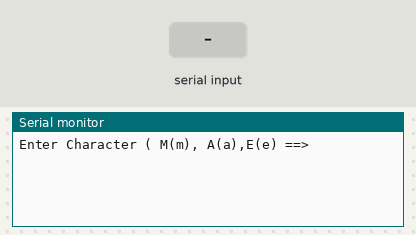
Simulated run of this sketch. Board: Arduino Uno, built with avr-gcc and run on an emulated ATmega328P. Parts: the last lines printed to the serial monitor. Inputs (shaded band) come from the test bench.

Above: at 1.2 s.
1.3 s: "M" received over Serial
At 2.5 s:
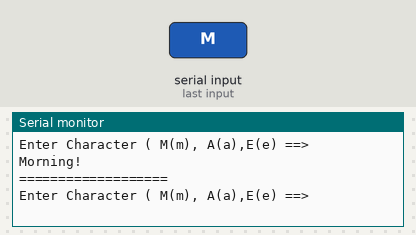
2.8 s: "A" received over Serial
At 3.9 s:
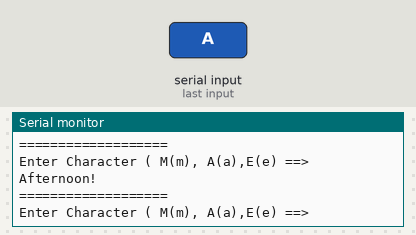
4.3 s: "E" received over Serial
At 5.0 s:
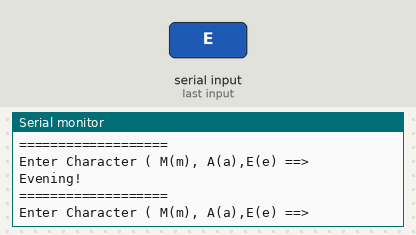

The sketch:

4-8.ino
```cpp
void setup() {
  // 시리얼 통신 속도 설정 : 속도 9600 bps, 8데이터 비트, 패리티 없음, 한 개의 스톱비트
 Serial.begin(9600) ;

}
void loop() {
      char sel; // 1 byte

      Serial.println("Enter Character ( M(m), A(a),E(e) ==>");

     // PC에서 데이터가 전송되어 올때까지 기다린다.
      while(1) {
       if(Serial.available() > 0 ) break;
      }

      // 문자를 시리얼 통신으로 받을때는 Serial.read()를 사용한다
     sel = Serial.read();

     switch(sel) {
      case 'M' :
      case 'm': Serial.println("Morning!");
      break;

      case 'A':
      case 'a': Serial.println("Afternoon!");
      break;

      case 'E':
      case 'e': Serial.println("Evening!");
      break;
     }

    Serial.println("===================");
  }
```

Measured:
- after the input at 1.3 s, the serial monitor: prints a new line at once (image 1)
- after the input at 2.8 s, the serial monitor: prints a new line at once (image 2)
- after the input at 4.3 s, the serial monitor: prints a new line at once (image 3)
